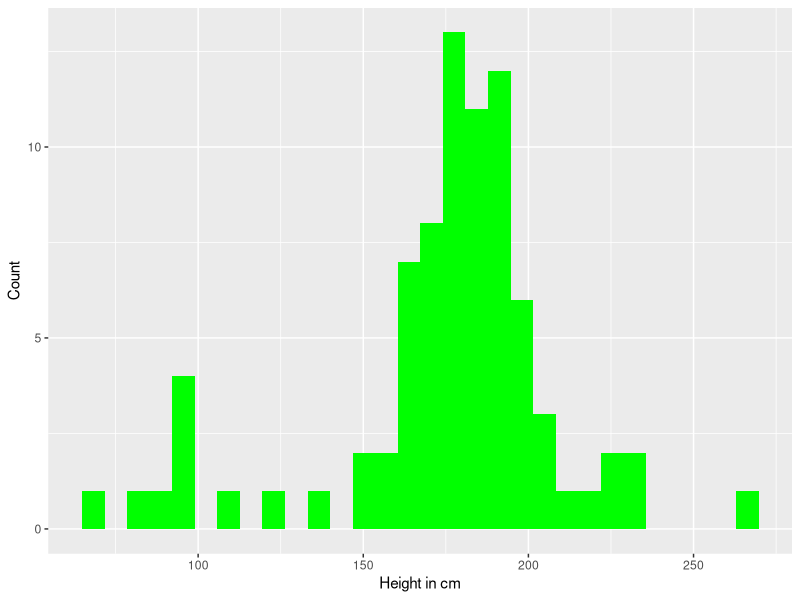
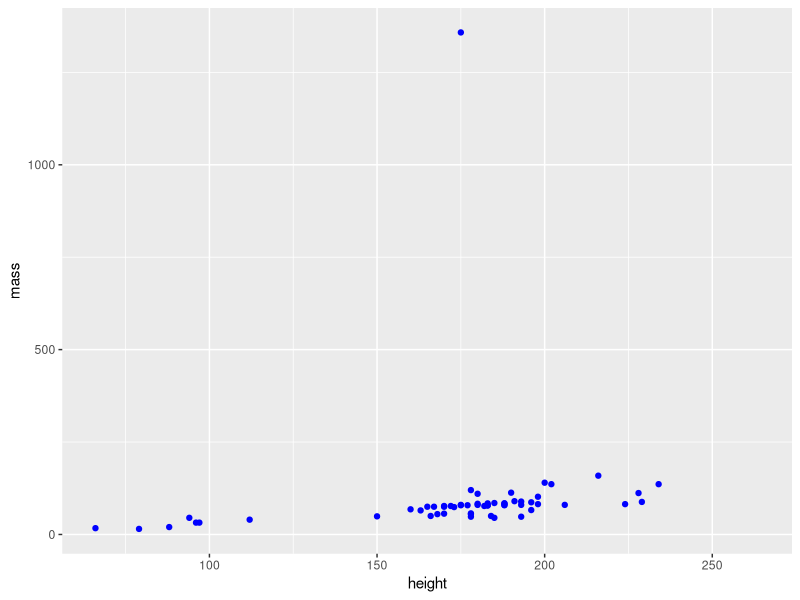

Source code (R) for these figures, in order:
## ---- chunk 1
library(tidyverse)
## ---- chunk 2
head(starwars)
dim(starwars)

ggplot(data = starwars, aes(x = height)) + geom_histogram(fill = "green") + labs(x = "Height in cm", y = "Count")

ggplot(data = starwars, aes(x = height, y = mass)) + geom_point(color = "blue")

